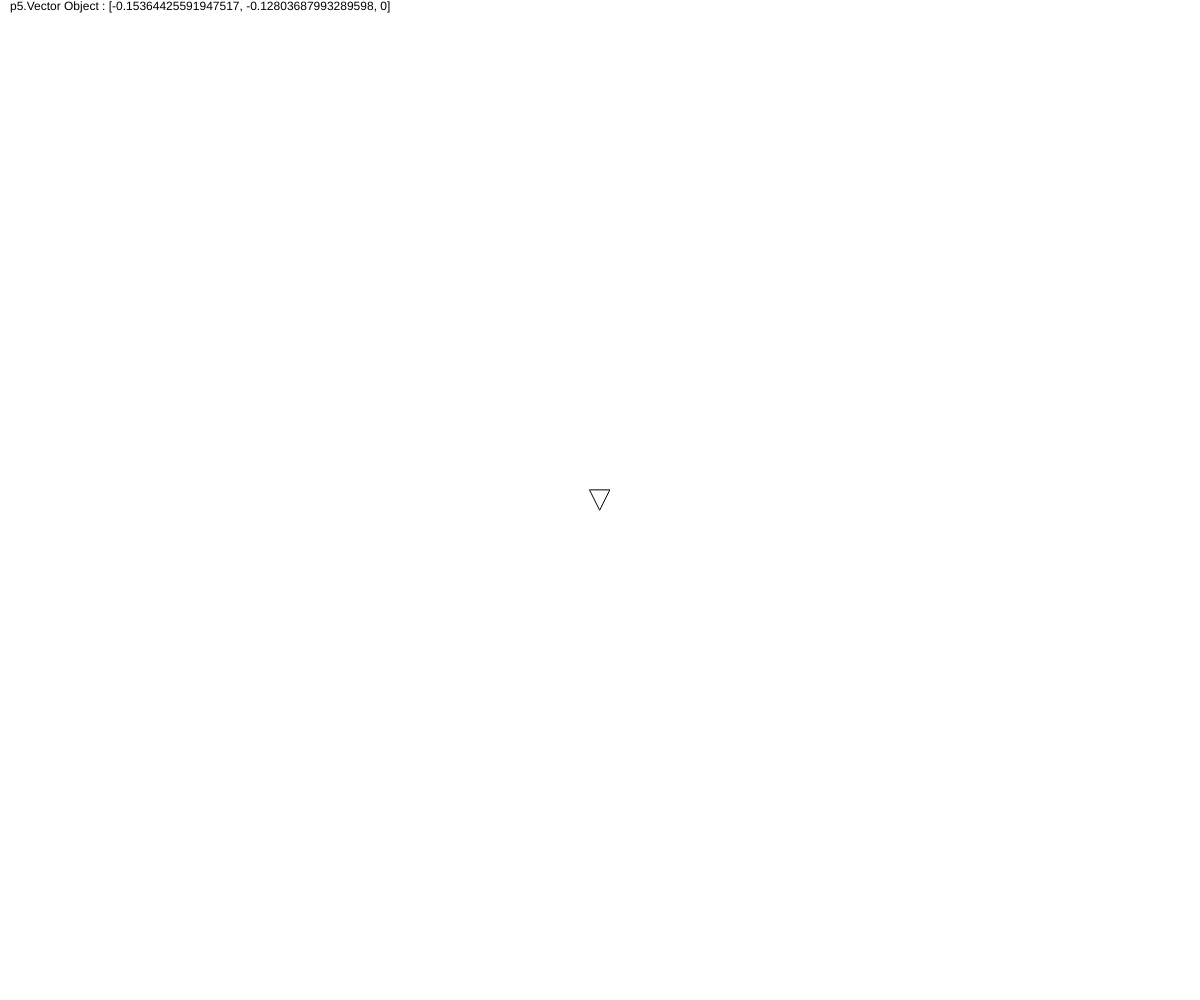
Frame 1 (no input)
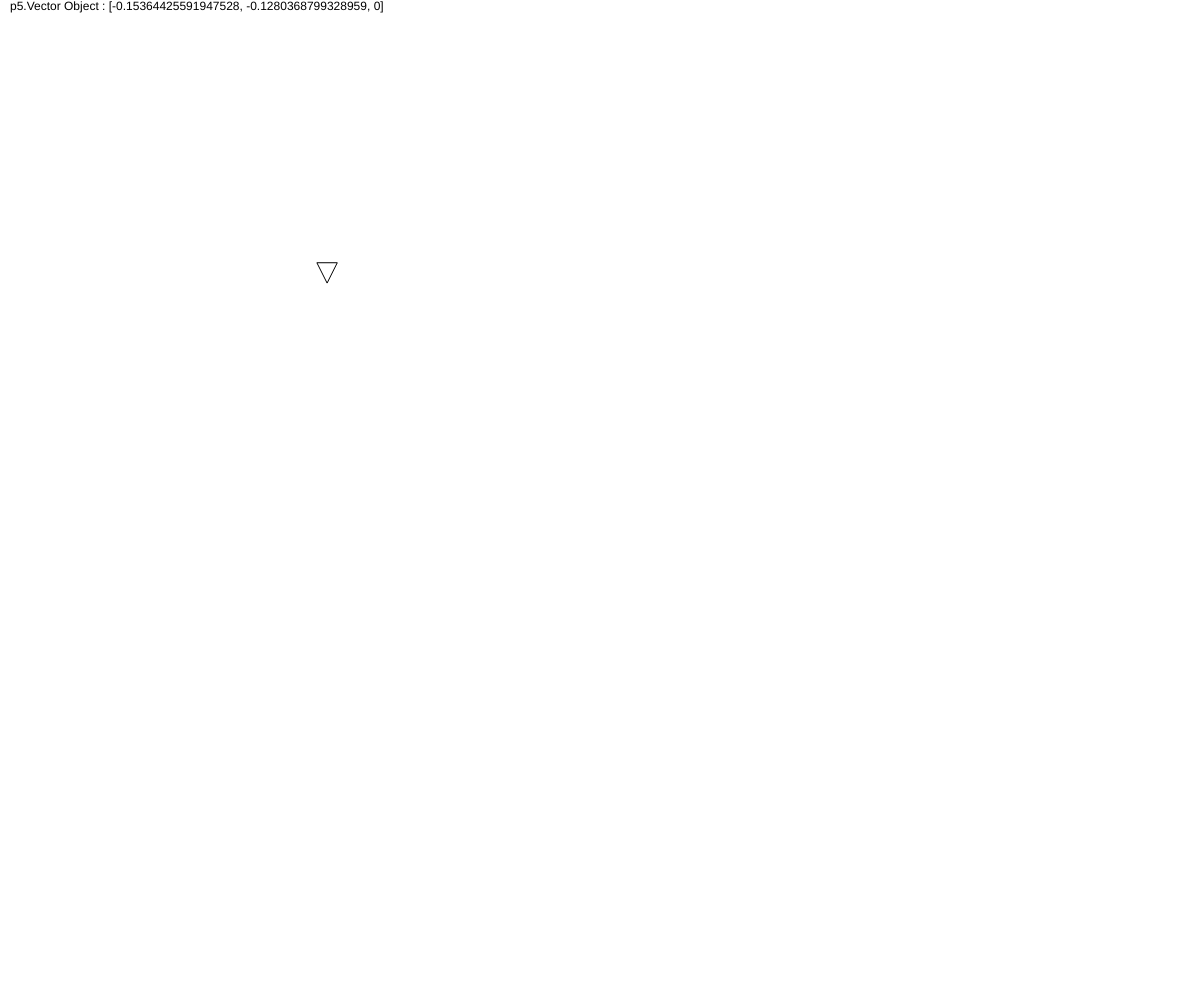
Frame 60 (no input)
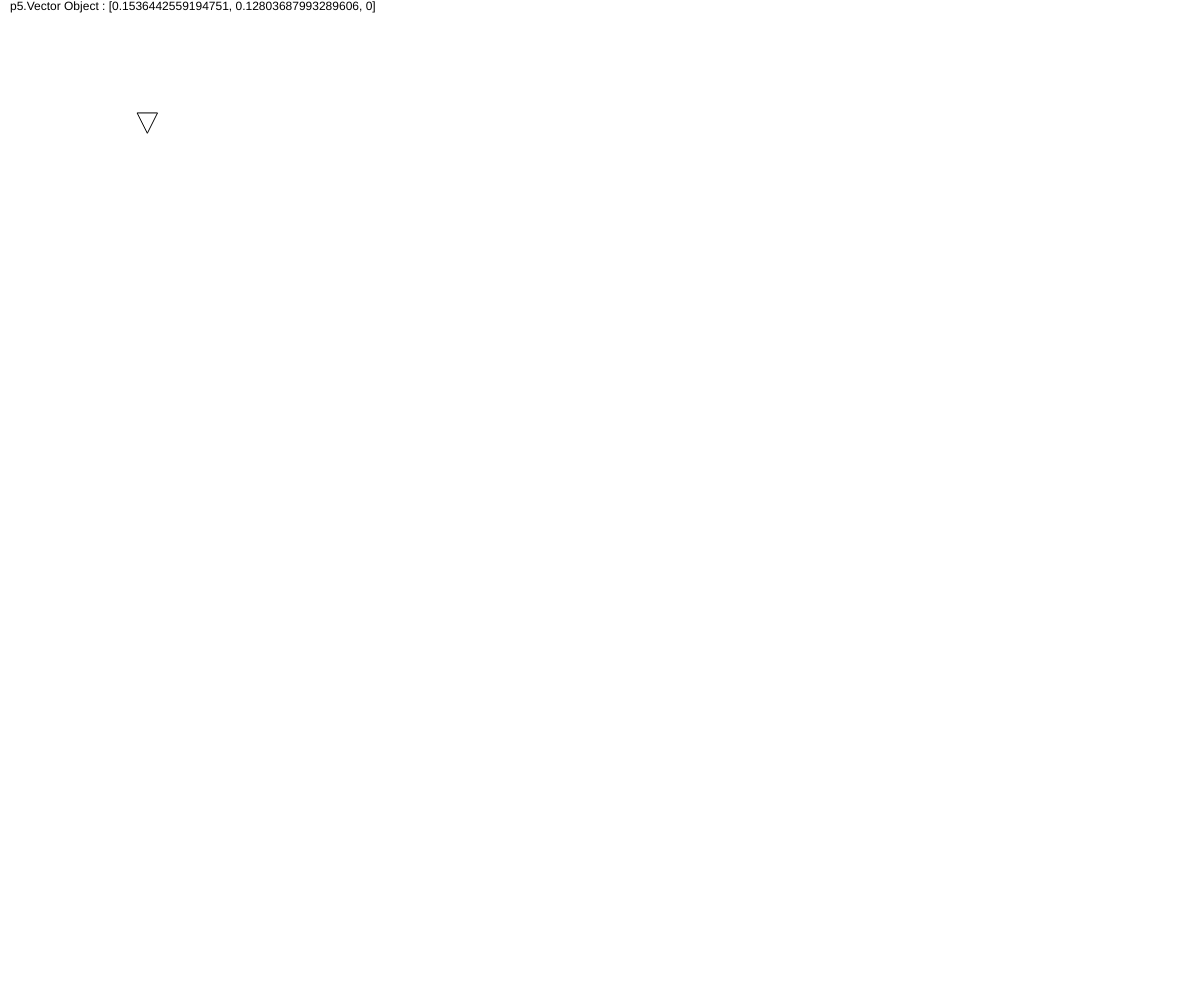
Frame 120 (the mouse pressed at the canvas centre since frame 60)

The p5.js sketch that drew these frames (run headless with seeded random() and noise() and a simulated clock; from frame 60 on, the mouse is pressed at the canvas centre):

// p5.js sketch
// ── sketch.js


var mover;

function setup() {
    createCanvas(windowWidth,windowHeight);

    mover = new Mover();

}

function draw() {
    background('white');
    mover.update();
    mover.display();
}



function Mover() {
    this.loc = createVector(width/2,height/2);

    this.velocity = createVector(0,0);

    // this.acc = createVector(0,0);



}

Mover.prototype.display = function() {
    text(this.acc, 10, 10);

    push();
    translate(this.loc.x, this.loc.y);

    triangle(-10,-10,10,-10,0,10);
    pop();

};

Mover.prototype.update = function() {

    this.mouse = createVector(mouseX,mouseY);
    this.acc = p5.Vector.sub(this.mouse, this.loc);
    // this.acc.normalize();
    this.acc.setMag(0.2);
    // this.acc.rotate(PI);




    this.velocity.add(this.acc);

    // limit the max velocity
    this.velocity.limit(10);

    this.loc.add(this.velocity);

    this.checks();
};

Mover.prototype.checks = function() {

    if (this.loc.x > width) {
        this.loc.x = 0;
    } else if (this.loc.x < 0) {
        this.loc.x = width-1;
    }

    if (this.loc.y > height) {
        this.loc.y = 0;
    } else if (this.loc.y < 0) {
        this.loc.y = height-1;
    }

    if (this.velocity.mag() > 19) {
        this.acc.rotate(PI);
    }

};
